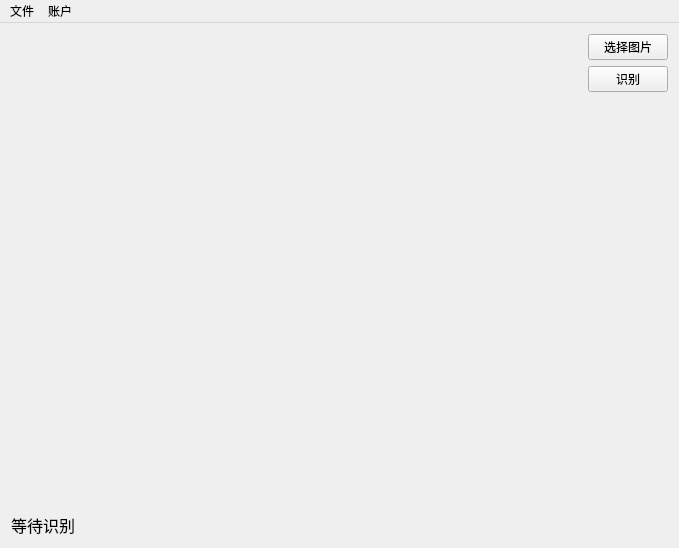
<?xml version="1.0" encoding="UTF-8"?>
<ui version="4.0">
 <class>Chinese_Medicine_ClientClass</class>
 <widget class="QMainWindow" name="Chinese_Medicine_ClientClass">
  <property name="geometry">
   <rect>
    <x>0</x>
    <y>0</y>
    <width>679</width>
    <height>548</height>
   </rect>
  </property>
  <property name="windowTitle">
   <string>Chinese_Medicine_Client</string>
  </property>
  <widget class="QWidget" name="centralWidget">
   <layout class="QHBoxLayout" name="horizontalLayout">
    <item>
     <layout class="QGridLayout" name="gridLayout" columnstretch="8,0">
      <item row="0" column="0" rowspan="3">
       <widget class="QLabel" name="PicLabel">
        <property name="text">
         <string/>
        </property>
       </widget>
      </item>
      <item row="1" column="1">
       <widget class="QPushButton" name="IdentifyButton">
        <property name="text">
         <string>识别</string>
        </property>
       </widget>
      </item>
      <item row="3" column="0">
       <widget class="QLabel" name="NameLabel">
        <property name="font">
         <font>
          <pointsize>12</pointsize>
         </font>
        </property>
        <property name="text">
         <string>等待识别</string>
        </property>
       </widget>
      </item>
      <item row="0" column="1">
       <widget class="QPushButton" name="ChooseButton">
        <property name="text">
         <string>选择图片</string>
        </property>
       </widget>
      </item>
      <item row="2" column="1">
       <spacer name="verticalSpacer">
        <property name="orientation">
         <enum>Qt::Vertical</enum>
        </property>
        <property name="sizeHint" stdset="0">
         <size>
          <width>20</width>
          <height>40</height>
         </size>
        </property>
       </spacer>
      </item>
     </layout>
    </item>
   </layout>
  </widget>
  <widget class="QMenuBar" name="menuBar">
   <property name="geometry">
    <rect>
     <x>0</x>
     <y>0</y>
     <width>679</width>
     <height>22</height>
    </rect>
   </property>
   <widget class="QMenu" name="menu">
    <property name="title">
     <string>文件</string>
    </property>
    <addaction name="actionOpenPic"/>
    <addaction name="actionQuit"/>
   </widget>
   <widget class="QMenu" name="menu_2">
    <property name="title">
     <string>账户</string>
    </property>
    <addaction name="actionSignIn"/>
    <addaction name="actionSignUp"/>
   </widget>
   <addaction name="menu"/>
   <addaction name="menu_2"/>
  </widget>
  <action name="actionSignUp">
   <property name="text">
    <string>注册</string>
   </property>
  </action>
  <action name="actionSignIn">
   <property name="text">
    <string>登录</string>
   </property>
  </action>
  <action name="actionQuit">
   <property name="text">
    <string>退出</string>
   </property>
  </action>
  <action name="actionOpenPic">
   <property name="text">
    <string>打开图片</string>
   </property>
  </action>
 </widget>
 <layoutdefault spacing="6" margin="11"/>
 <resources>
  <include location="Resource.qrc"/>
 </resources>
 <connections>
  <connection>
   <sender>actionQuit</sender>
   <signal>triggered()</signal>
   <receiver>Chinese_Medicine_ClientClass</receiver>
   <slot>close()</slot>
   <hints>
    <hint type="sourcelabel">
     <x>-1</x>
     <y>-1</y>
    </hint>
    <hint type="destinationlabel">
     <x>339</x>
     <y>273</y>
    </hint>
   </hints>
  </connection>
 </connections>
</ui>
